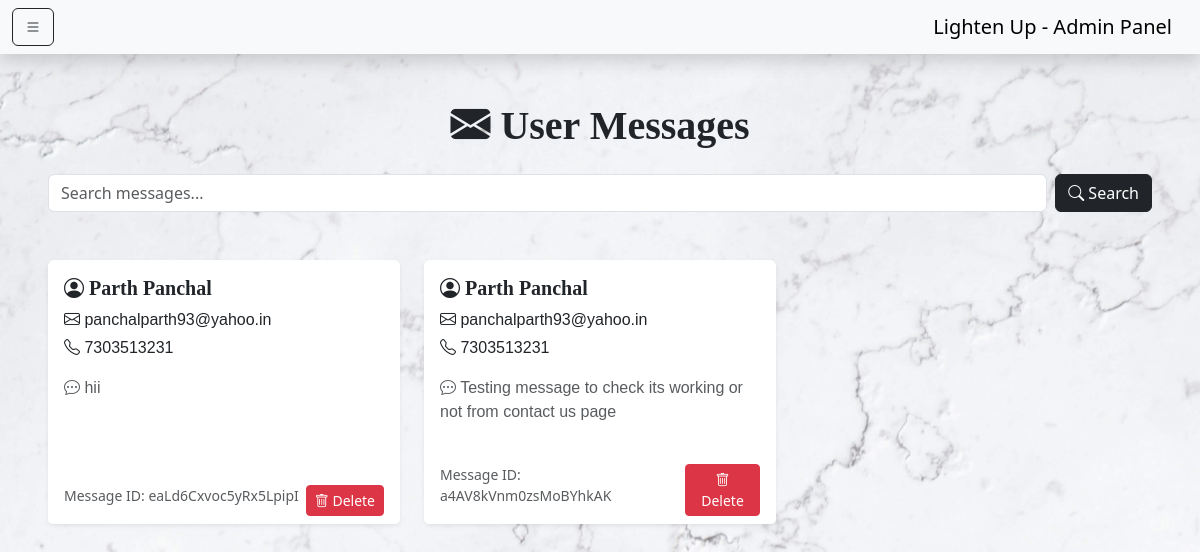
Page /admin/messages.php (signed in) on the committed database.
### tables this page shows
CREATE TABLE `messages` (
  `id` varchar(20) NOT NULL,
  `name` varchar(50) NOT NULL,
  `email` varchar(50) NOT NULL,
  `number` varchar(10) NOT NULL,
  `message` varchar(1000) NOT NULL
);

### admin/messages.php (the view, shortened to what this page needs)
<?php
include '../connect.php';
?>
<!DOCTYPE html>
<html lang="en">
<head>
  <link href="https://cdn.jsdelivr.net/npm/bootstrap-icons@1.11.3/font/bootstrap-icons.css" rel="stylesheet">
  <link href="https://cdn.jsdelivr.net/npm/bootstrap@5.3.2/dist/css/bootstrap.min.css" rel="stylesheet">
  <link rel="stylesheet" type="text/css" href="../css/style.css">
</head>
<body>
<?php include __DIR__ . '/../components/admin_navbar.php'; ?>
<section class="container-fluid px-5 my-5">
  <h1 class="text-center fw-bold mb-4">
  <i class="bi bi-envelope-fill text-dark"></i> User Messages
</h1>
  <form action="" method="POST" class="d-flex justify-content-center mb-5">
    <div class="col">
      <input type="text" name="search_box" placeholder="Search messages..."
            class="form-control w-100" maxlength="100" required>
    </div>
    <div class="col-auto">
      <button type="submit" class="btn btn-dark ms-2" name="search_btn">
        <i class="bi bi-search"></i> Search
      </button>
    </div>
  </form>
  <div class="row g-4">
    <?php
      if (isset($_POST['search_box']) || isset($_POST['search_btn'])) {
          $search_box = filter_var($_POST['search_box'], FILTER_SANITIZE_STRING);
          $select_messages = $conn->prepare("SELECT * FROM `messages` WHERE name LIKE ? OR number LIKE ? OR email LIKE ?");
          $select_messages->execute(["%$search_box%", "%$search_box%", "%$search_box%"]);
      } else {
          $select_messages = $conn->prepare("SELECT * FROM `messages` ORDER BY id DESC");
          $select_messages->execute();
      }
      if ($select_messages->rowCount() > 0) {
          while ($fetch_messages = $select_messages->fetch(PDO::FETCH_ASSOC)) {
    ?>
    <div class="col-md-6 col-lg-4">
      <div class="card shadow-sm border-0 h-100">
        <div class="card-body">
          <h5 class="card-title fw-bold">
            <i class="bi bi-person-circle text-dark"></i>
            <?= htmlspecialchars($fetch_messages['name']); ?>
          </h5>
          <p class="mb-1"><i class="bi bi-envelope"></i>
            <a class="text-dark text-decoration-none" href="mailto:<?= $fetch_messages['email']; ?>">
              <?= htmlspecialchars($fetch_messages['email']); ?>
            </a>
          </p>
          <p class="mb-1"><i class="bi bi-telephone"></i>
            <a class="text-dark text-decoration-none" href="tel:<?= $fetch_messages['number']; ?>">
              <?= htmlspecialchars($fetch_messages['number']); ?>
            </a>
          </p>
          <p class="mt-3 text-muted">
            <i class="bi bi-chat-dots"></i>
            <?= nl2br(htmlspecialchars($fetch_messages['message'])); ?>
          </p>
        </div>
        <div class="card-footer bg-white border-0 d-flex justify-content-between">
          <small class="text-muted">Message ID: <?= $fetch_messages['id']; ?></small>
          <form action="" method="POST" onsubmit="return confirm('Delete this message?');">
            <button type="submit" name="delete" class="btn btn-sm btn-danger">
              <i class="bi bi-trash"></i> Delete
            </button>
          </form>
        </div>
      </div>
    </div>
    <?php
          }
      } elseif (isset($_POST['search_box']) || isset($_POST['search_btn'])) {
          echo '<p class="text-center text-muted">No results found!</p>';
      } else {
          echo '<p class="text-center text-muted">You have no messages!</p>';
      }
    ?>
  </div>
</section>
</body>
</html>

### css/style.css (style rules this page uses)
:root { --primary-color: #3a7ca5; --secondary-color: #71a6d2; --light-color: #a8c5db; --light-bg: #e7ebee; --text-color: #2e4057; --button-color: #2a6496; --border-color: #e0e0e0; --font-family: 'Arial', sans-serif; --font-size: 16px; --line-height: 1.5; --transition-duration: 0.3s; --box-shadow: 0 2px 4px rgba(42, 100, 150, 0.3); --max-width: 1200px; }
html, body { margin: 0; padding: 0; }
body { background-image: url('../asset/image/bg/background.jpg'); background-size: cover; background-repeat: no-repeat; }
h1, h2, h3, h4, h5, button { font-family: "Spectral", serif; }
p, a, li { font-family: "Karla", sans-serif; font-weight: 400; }

### components/admin_navbar.php (style rules this page uses)
body { overflow-x: hidden; }

### rows in the picture
messages: name "Parth Panchal", email "panchalparth93@yahoo.in", number "7303513231", message "hii", id "eaLd6Cxvoc5yRx5LpipI"
messages: name "Parth Panchal", email "panchalparth93@yahoo.in", number "7303513231", message "Testing message to check its working or not from contact us page", id "a4AV8kVnm0zsMoBYhkAK"
